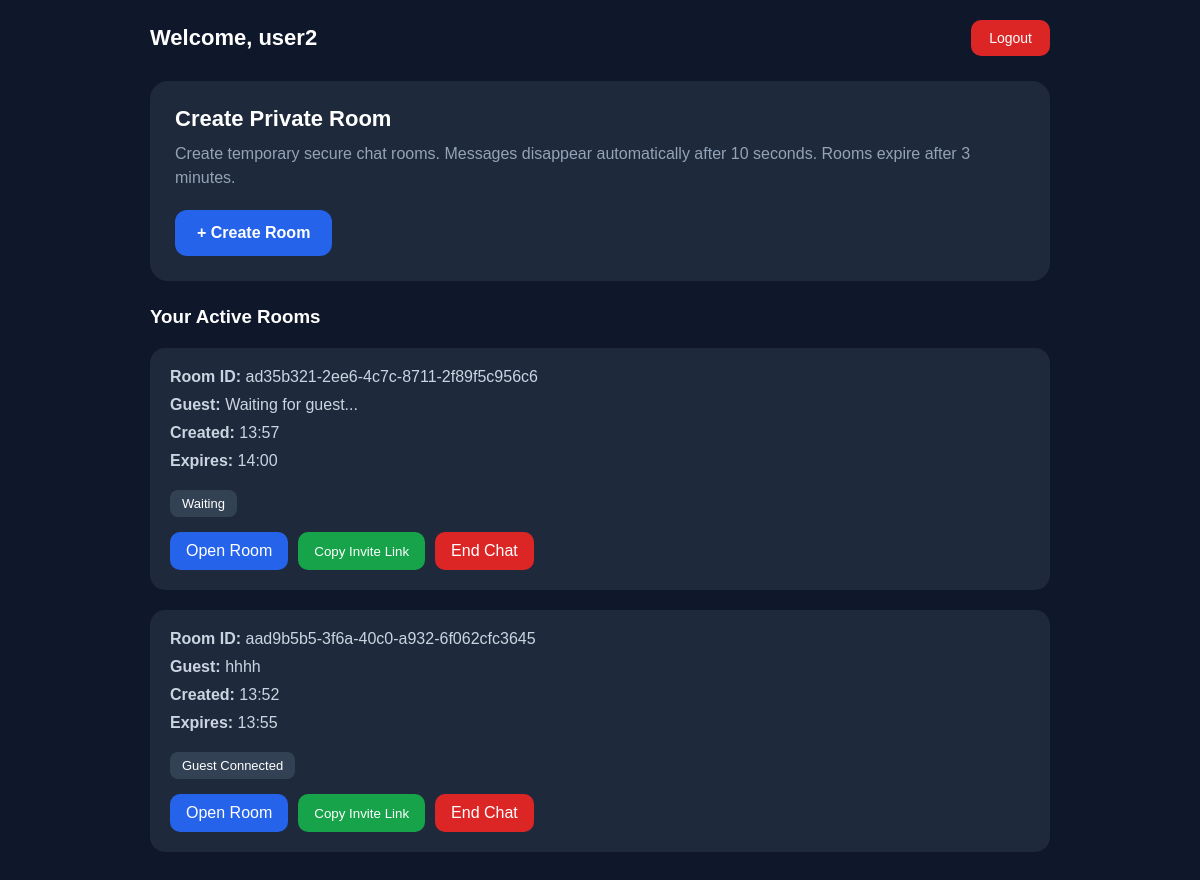
Page /dashboard/ (signed in) on the committed database.
### chat/models.py (models this page shows, shortened)
class ChatRoom(models.Model):
    room_id = models.UUIDField(
        default=uuid.uuid4,
        unique=True,
        editable=False
    )
    creator = models.ForeignKey(
        User,
        on_delete=models.CASCADE,
        related_name='created_rooms'
    )
    participant_name = models.CharField(
        max_length=100,
        blank=True,
        null=True
    )
    active = models.BooleanField(default=True)
    locked = models.BooleanField(default=False)
    created_at = models.DateTimeField(auto_now_add=True)
    expires_at = models.DateTimeField()

### chat/views.py (the view)
# urls.py: path('dashboard/', views.dashboard, name='dashboard'),
@login_required
def dashboard(request):
    rooms = ChatRoom.objects.filter(
        creator=request.user
    ).order_by('-created_at')
    return render(request, 'chat/dashboard.html', {
        'rooms': rooms
    })

### chat/templates/chat/dashboard.html (shortened to what this page needs)
{% load static %}
<!DOCTYPE html>
<html lang="en">
<head>
</head>
<body>
<div class="dashboard-container">
    <div class="top-bar">
        <h2>
            Welcome,
            {{ request.user.username }}
        </h2>
        <a
            href="{% url 'chat:logout' %}"
            class="logout-btn"
        >
            Logout
        </a>
    </div>
    <div class="create-room-box">
        <h3>
            Create Private Room
        </h3>
        <p>
            Create temporary secure chat rooms.
            Messages disappear automatically after 10 seconds.
            Rooms expire after 3 minutes.
        </p>
        <a
            href="{% url 'chat:create_room' %}"
            class="create-btn"
        >
            + Create Room
        </a>
    </div>
    <div class="rooms-section">
        <h3>
            Your Active Rooms
        </h3>
        {% if rooms %}
            {% for room in rooms %}
                <div class="room-card">
                    <p>
                        <strong>Room ID:</strong>
                        {{ room.room_id }}
                    </p>
                    <p>
                        <strong>Guest:</strong>
                        {% if room.participant_name %}
                            {{ room.participant_name }}
                        {% else %}
                            Waiting for guest...
                        {% endif %}
                    </p>
                    <p>
                        <strong>Created:</strong>
                        {{ room.created_at|date:"H:i" }}
                    </p>
                    <p>
                        <strong>Expires:</strong>
                        {{ room.expires_at|date:"H:i" }}
                    </p>
                    <span class="status">
                        {% if room.participant_name %}
                            Guest Connected
                        {% else %}
                            Waiting
                        {% endif %}
                    </span>
                    <div class="room-actions">
                        <a
                            href="{% url 'chat:chat_room' room.room_id %}"
                            class="open-btn"
                        >
                            Open Room
                        </a>
                        <button
                            class="copy-btn"
                            onclick="copyLink('{{ request.scheme }}://{{ request.get_host }}/chat/{{ room.room_id }}/')"
                        >
                            Copy Invite Link
                        </button>
                        <a
                            href="{% url 'chat:end_chat' room.room_id %}"
                            class="delete-btn"
                        >
                            End Chat
                        </a>
                    </div>
                </div>
            {% endfor %}
        {% else %}
            <div class="empty-box">
                <p>
                    No active rooms yet.
                </p>
            </div>
        {% endif %}
    </div>
</div>
</body>
</html>

### chat/templates/chat/dashboard.html (style rules this page uses)
* { margin:0; padding:0; box-sizing:border-box; }
body { background:#0f172a; color:white; font-family:Arial, sans-serif; padding:20px; }
.dashboard-container { max-width:900px; margin:auto; }
.top-bar { display:flex; justify-content:space-between; align-items:center; margin-bottom:25px; }
.top-bar h2 { font-size:22px; }
.logout-btn { text-decoration:none; background:#dc2626; padding:10px 18px; border-radius:10px; color:white; font-size:14px; }
.create-room-box { background:#1e293b; padding:25px; border-radius:18px; margin-bottom:25px; }
.create-room-box h3 { margin-bottom:10px; font-size:22px; }
.create-room-box p { color:#94a3b8; margin-bottom:20px; line-height:1.5; }
.create-btn { display:inline-block; text-decoration:none; background:#2563eb; color:white; padding:14px 22px; border-radius:12px; font-weight:bold; }
.rooms-section h3 { margin-bottom:20px; }
.room-card { background:#1e293b; padding:20px; border-radius:15px; margin-bottom:20px; }
.room-card p { margin-bottom:10px; color:#cbd5e1; word-break:break-all; }
.room-actions { display:flex; gap:10px; flex-wrap:wrap; margin-top:15px; }
.open-btn { background:#2563eb; color:white; padding:10px 16px; border-radius:10px; text-decoration:none; }
.copy-btn { background:#16a34a; color:white; border:none; padding:10px 16px; border-radius:10px; cursor:pointer; }
.delete-btn { background:#dc2626; color:white; padding:10px 16px; border-radius:10px; text-decoration:none; }
.status { display:inline-block; margin-top:10px; padding:6px 12px; border-radius:8px; background:#334155; font-size:13px; }

### rows in the picture
ChatRoom: room_id "ad35b321-2ee6-4c7c-8711-2f89f5c956c6", shows "Waiting for guest...", created_at "13:57", expires_at "14:00"
ChatRoom: room_id "aad9b5b5-3f6a-40c0-a932-6f062cfc3645", participant_name "hhhh", created_at "13:52", expires_at "13:55", shows "Guest Connected"

### other values in the picture
{{ request.user.username }} "user2"
